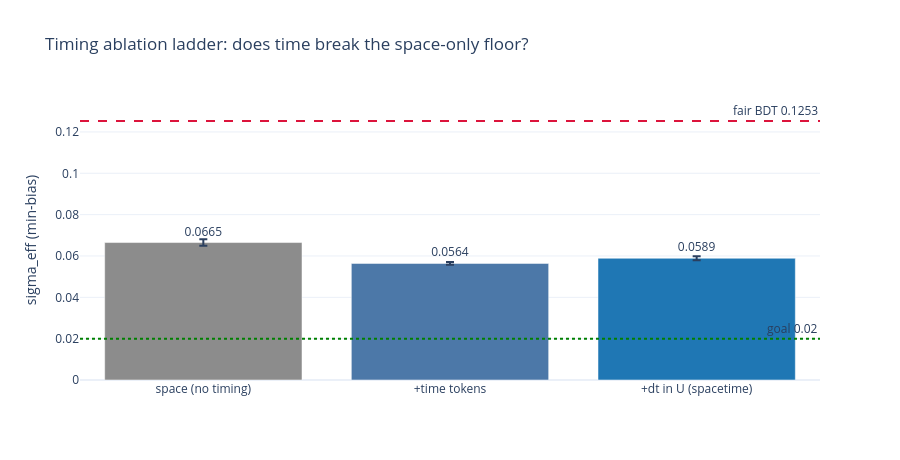

The cell this chart's notebook holds for it:
### Code cell
d = summary16
fig = go.Figure(go.Bar(x=d["config"], y=d["sigma_eff"], error_y=dict(type="data", array=d["std"]),
                       marker_color=["#8c8c8c", "#4c78a8", "#1f77b4"],
                       text=[f"{v:.4f}" for v in d["sigma_eff"]], textposition="outside"))
fig.add_hline(y=BDT, line_dash="dash", line_color="crimson", annotation_text=f"fair BDT {BDT:.4f}")
fig.add_hline(y=0.02, line_dash="dot", line_color="green", annotation_text="goal 0.02")
fig.update_layout(template="plotly_white", height=460, yaxis_title="sigma_eff (min-bias)",
                  title="Timing ablation ladder: does time break the space-only floor?")
fig.show()

### Figure 1 — Plotly figure (JSON) as saved in the notebook; plotly's stock layout.template omitted (floating-point values rounded to 4 significant figures)
{"data": [{"error_y": {"array": [0.0016, 0.0007, 0.001], "type": "data"}, "marker": {"color": ["#8c8c8c", "#4c78a8", "#1f77b4"]}, "text": ["0.0665", "0.0564", "0.0589"], "textposition": "outside", "type": "bar", "x": ["space (no timing)", "+time tokens", "+dt in U (spacetime)"], "y": [0.0665, 0.0564, 0.0589]}], "layout": {"annotations": [{"showarrow": false, "text": "fair BDT 0.1253", "x": 1, "xanchor": "right", "xref": "x domain", "y": 0.1253, "yanchor": "bottom", "yref": "y"}, {"showarrow": false, "text": "goal 0.02", "x": 1, "xanchor": "right", "xref": "x domain", "y": 0.02, "yanchor": "bottom", "yref": "y"}], "height": 460, "shapes": [{"line": {"color": "crimson", "dash": "dash"}, "type": "line", "x0": 0, "x1": 1, "xref": "x domain", "y0": 0.1253, "y1": 0.1253, "yref": "y"}, {"line": {"color": "green", "dash": "dot"}, "type": "line", "x0": 0, "x1": 1, "xref": "x domain", "y0": 0.02, "y1": 0.02, "yref": "y"}], "title": {"text": "Timing ablation ladder: does time break the space-only floor?"}, "yaxis": {"title": {"text": "sigma_eff (min-bias)"}}}}
